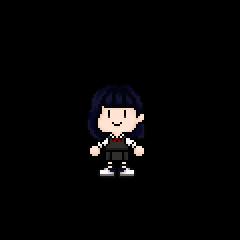

This game map was drawn from its Tiled (.tmx) file and the tilesets committed beside it. A one-line description and the full map source follow:
An orthogonal 24x24 tile map with 10x10 px tiles, 2 tile layers (Upper, Lower).

<map version="1.5" tiledversion="1.7.0" orientation="orthogonal" renderorder="right-down" width="24" height="24" tilewidth="10" tileheight="10" infinite="0" nextlayerid="5" nextobjectid="7">
 <tileset firstgid="1" source="YewonTileset.tsx" />
 <layer id="1" name="Upper" width="24" height="24">
  <data encoding="csv">
0,0,0,0,0,0,0,0,0,0,0,0,0,0,0,0,0,0,0,0,0,0,0,0,
0,0,0,0,0,0,0,0,0,0,0,0,0,0,0,0,0,0,0,0,0,0,0,0,
0,0,0,0,0,0,0,0,0,0,0,0,0,0,0,0,0,0,0,0,0,0,0,0,
0,0,0,0,0,0,0,0,0,0,0,0,0,0,0,0,0,0,0,0,0,0,0,0,
0,0,0,0,0,0,0,0,0,0,0,0,0,0,0,0,0,0,0,0,0,0,0,0,
0,0,0,0,0,0,0,0,0,0,0,0,0,0,0,0,0,0,0,0,0,0,0,0,
0,0,0,0,0,0,0,0,0,0,0,0,0,0,0,0,0,0,0,0,0,0,0,0,
0,0,0,0,0,0,0,0,0,0,0,0,0,0,0,0,0,0,0,0,0,0,0,0,
0,0,0,0,0,0,0,0,2,3,4,5,6,7,8,0,0,0,0,0,0,0,0,0,
0,0,0,0,0,0,0,0,12,13,14,15,16,17,18,0,0,0,0,0,0,0,0,0,
0,0,0,0,0,0,0,0,22,23,24,25,26,27,28,0,0,0,0,0,0,0,0,0,
0,0,0,0,0,0,0,0,0,0,0,0,0,0,0,0,0,0,0,0,0,0,0,0,
0,0,0,0,0,0,0,0,0,0,0,0,0,0,0,0,0,0,0,0,0,0,0,0,
0,0,0,0,0,0,0,0,0,0,0,0,0,0,0,0,0,0,0,0,0,0,0,0,
0,0,0,0,0,0,0,0,0,0,0,0,0,0,0,0,0,0,0,0,0,0,0,0,
0,0,0,0,0,0,0,0,0,0,0,0,0,0,0,0,0,0,0,0,0,0,0,0,
0,0,0,0,0,0,0,0,0,0,0,0,0,0,0,0,0,0,0,0,0,0,0,0,
0,0,0,0,0,0,0,0,0,0,0,0,0,0,0,0,0,0,0,0,0,0,0,0,
0,0,0,0,0,0,0,0,0,0,0,0,0,0,0,0,0,0,0,0,0,0,0,0,
0,0,0,0,0,0,0,0,0,0,0,0,0,0,0,0,0,0,0,0,0,0,0,0,
0,0,0,0,0,0,0,0,0,0,0,0,0,0,0,0,0,0,0,0,0,0,0,0,
0,0,0,0,0,0,0,0,0,0,0,0,0,0,0,0,0,0,0,0,0,0,0,0,
0,0,0,0,0,0,0,0,0,0,0,0,0,0,0,0,0,0,0,0,0,0,0,0,
0,0,0,0,0,0,0,0,0,0,0,0,0,0,0,0,0,0,0,0,0,0,0,0
</data>
 </layer>
 <layer id="2" name="Lower" width="24" height="24">
  <data encoding="csv">
0,0,0,0,0,0,0,0,0,0,0,0,0,0,0,0,0,0,0,0,0,0,0,0,
0,0,0,0,0,0,0,0,0,0,0,0,0,0,0,0,0,0,0,0,0,0,0,0,
0,0,0,0,0,0,0,0,0,0,0,0,0,0,0,0,0,0,0,0,0,0,0,0,
0,0,0,0,0,0,0,0,0,0,0,0,0,0,0,0,0,0,0,0,0,0,0,0,
0,0,0,0,0,0,0,0,0,0,0,0,0,0,0,0,0,0,0,0,0,0,0,0,
0,0,0,0,0,0,0,0,0,0,0,0,0,0,0,0,0,0,0,0,0,0,0,0,
0,0,0,0,0,0,0,0,0,0,0,0,0,0,0,0,0,0,0,0,0,0,0,0,
0,0,0,0,0,0,0,0,0,0,0,0,0,0,0,0,0,0,0,0,0,0,0,0,
0,0,0,0,0,0,0,0,0,0,0,0,0,0,0,0,0,0,0,0,0,0,0,0,
0,0,0,0,0,0,0,0,0,0,0,0,0,0,0,0,0,0,0,0,0,0,0,0,
0,0,0,0,0,0,0,0,0,0,0,0,0,0,0,0,0,0,0,0,0,0,0,0,
0,0,0,0,0,0,0,0,32,33,34,35,36,37,38,0,0,0,0,0,0,0,0,0,
0,0,0,0,0,0,0,0,42,43,44,45,46,47,48,0,0,0,0,0,0,0,0,0,
0,0,0,0,0,0,0,0,52,53,54,55,56,57,58,0,0,0,0,0,0,0,0,0,
0,0,0,0,0,0,0,0,62,63,64,65,66,67,68,0,0,0,0,0,0,0,0,0,
0,0,0,0,0,0,0,0,72,73,74,75,76,77,78,0,0,0,0,0,0,0,0,0,
0,0,0,0,0,0,0,0,82,83,84,85,86,87,88,0,0,0,0,0,0,0,0,0,
0,0,0,0,0,0,0,0,92,93,94,95,96,97,98,0,0,0,0,0,0,0,0,0,
0,0,0,0,0,0,0,0,0,0,0,0,0,0,0,0,0,0,0,0,0,0,0,0,
0,0,0,0,0,0,0,0,0,0,0,0,0,0,0,0,0,0,0,0,0,0,0,0,
0,0,0,0,0,0,0,0,0,0,0,0,0,0,0,0,0,0,0,0,0,0,0,0,
0,0,0,0,0,0,0,0,0,0,0,0,0,0,0,0,0,0,0,0,0,0,0,0,
0,0,0,0,0,0,0,0,0,0,0,0,0,0,0,0,0,0,0,0,0,0,0,0,
0,0,0,0,0,0,0,0,0,0,0,0,0,0,0,0,0,0,0,0,0,0,0,0
</data>
 </layer>
</map>
